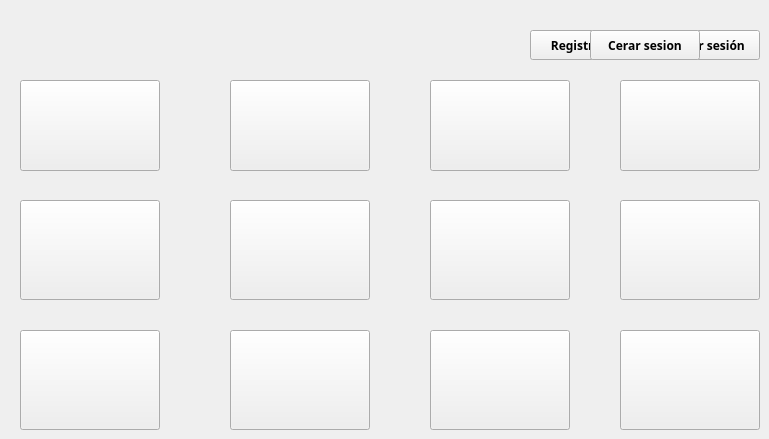
      <widget class="QWidget" name="page">
       <widget class="QPushButton" name="imagen1">
        <property name="geometry">
         <rect>
          <x>20</x>
          <y>80</y>
          <width>140</width>
          <height>91</height>
         </rect>
        </property>
        <property name="cursor">
         <cursorShape>OpenHandCursor</cursorShape>
        </property>
        <property name="styleSheet">
         <string notr="true"/>
        </property>
        <property name="text">
         <string/>
        </property>
        <property name="icon">
         <iconset resource="imagen.qrc">
          <normaloff>:/ /imagen/cancun_optimized.png</normaloff>:/ /imagen/cancun_optimized.png</iconset>
        </property>
        <property name="iconSize">
         <size>
          <width>140</width>
          <height>100</height>
         </size>
        </property>
       </widget>
       <widget class="QPushButton" name="imagen2">
        <property name="geometry">
         <rect>
          <x>230</x>
          <y>80</y>
          <width>140</width>
          <height>91</height>
         </rect>
        </property>
        <property name="cursor">
         <cursorShape>OpenHandCursor</cursorShape>
        </property>
        <property name="styleSheet">
         <string notr="true"/>
        </property>
        <property name="text">
         <string/>
        </property>
        <property name="icon">
         <iconset resource="imagen.qrc">
          <normaloff>:/ /imagen/chiapas_optimized.png</normaloff>:/ /imagen/chiapas_optimized.png</iconset>
        </property>
        <property name="iconSize">
         <size>
          <width>140</width>
          <height>100</height>
         </size>
        </property>
        <property name="shortcut">
         <string/>
        </property>
        <property name="checkable">
         <bool>false</bool>
        </property>
       </widget>
       <widget class="QPushButton" name="imagen3">
        <property name="geometry">
         <rect>
          <x>430</x>
          <y>80</y>
          <width>140</width>
          <height>91</height>
         </rect>
        </property>
        <property name="cursor">
         <cursorShape>OpenHandCursor</cursorShape>
        </property>
        <property name="styleSheet">
         <string notr="true"/>
        </property>
        <property name="text">
         <string/>
        </property>
        <property name="icon">
         <iconset resource="imagen.qrc">
          <normaloff>:/ /imagen/chihuahua_optimized.png</normaloff>:/ /imagen/chihuahua_optimized.png</iconset>
        </property>
        <property name="iconSize">
         <size>
          <width>140</width>
          <height>100</height>
         </size>
        </property>
       </widget>
       <widget class="QPushButton" name="imagen4">
        <property name="geometry">
         <rect>
          <x>620</x>
          <y>80</y>
          <width>140</width>
          <height>91</height>
         </rect>
        </property>
        <property name="cursor">
         <cursorShape>OpenHandCursor</cursorShape>
        </property>
        <property name="styleSheet">
         <string notr="true"/>
        </property>
        <property name="text">
         <string/>
        </property>
        <property name="icon">
         <iconset resource="imagen.qrc">
          <normaloff>:/ /imagen/ciuddaddemexico_optimized.png</normaloff>:/ /imagen/ciuddaddemexico_optimized.png</iconset>
        </property>
        <property name="iconSize">
         <size>
          <width>140</width>
          <height>100</height>
         </size>
        </property>
       </widget>
       <widget class="QPushButton" name="imagen6">
        <property name="geometry">
         <rect>
          <x>230</x>
          <y>200</y>
          <width>140</width>
          <height>100</height>
         </rect>
        </property>
        <property name="cursor">
         <cursorShape>OpenHandCursor</cursorShape>
        </property>
        <property name="styleSheet">
         <string notr="true"/>
        </property>
        <property name="text">
         <string/>
        </property>
        <property name="icon">
         <iconset resource="imagen.qrc">
          <normaloff>:/ /imagen/michoacán_optimized.png</normaloff>:/ /imagen/michoacán_optimized.png</iconset>
        </property>
        <property name="iconSize">
         <size>
          <width>140</width>
          <height>100</height>
         </size>
        </property>
       </widget>
       <widget class="QPushButton" name="imagen7">
        <property name="geometry">
         <rect>
          <x>430</x>
          <y>200</y>
          <width>140</width>
          <height>100</height>
         </rect>
        </property>
        <property name="cursor">
         <cursorShape>OpenHandCursor</cursorShape>
        </property>
        <property name="styleSheet">
         <string notr="true"/>
        </property>
        <property name="text">
         <string/>
        </property>
        <property name="icon">
         <iconset resource="imagen.qrc">
          <normaloff>:/ /imagen/nayarit_optimized.png</normaloff>:/ /imagen/nayarit_optimized.png</iconset>
        </property>
        <property name="iconSize">
         <size>
          <width>140</width>
          <height>100</height>
         </size>
        </property>
       </widget>
       <widget class="QPushButton" name="imagen5">
        <property name="geometry">
         <rect>
          <x>20</x>
          <y>200</y>
          <width>140</width>
          <height>100</height>
         </rect>
        </property>
        <property name="cursor">
         <cursorShape>OpenHandCursor</cursorShape>
        </property>
        <property name="styleSheet">
         <string notr="true"/>
        </property>
        <property name="text">
         <string/>
        </property>
        <property name="icon">
         <iconset resource="imagen.qrc">
          <normaloff>:/ /imagen/jalisco_optimized.png</normaloff>:/ /imagen/jalisco_optimized.png</iconset>
        </property>
        <property name="iconSize">
         <size>
          <width>140</width>
          <height>100</height>
         </size>
        </property>
       </widget>
       <widget class="QPushButton" name="imagen8">
        <property name="geometry">
         <rect>
          <x>620</x>
          <y>200</y>
          <width>140</width>
          <height>100</height>
         </rect>
        </property>
        <property name="cursor">
         <cursorShape>OpenHandCursor</cursorShape>
        </property>
        <property name="styleSheet">
         <string notr="true"/>
        </property>
        <property name="text">
         <string/>
        </property>
        <property name="icon">
         <iconset resource="imagen.qrc">
          <normaloff>:/ /imagen/oaxaca_optimized.png</normaloff>:/ /imagen/oaxaca_optimized.png</iconset>
        </property>
        <property name="iconSize">
         <size>
          <width>140</width>
          <height>100</height>
         </size>
        </property>
       </widget>
       <widget class="QPushButton" name="imagen10">
        <property name="geometry">
         <rect>
          <x>230</x>
          <y>330</y>
          <width>140</width>
          <height>100</height>
         </rect>
        </property>
        <property name="cursor">
         <cursorShape>OpenHandCursor</cursorShape>
        </property>
        <property name="styleSheet">
         <string notr="true"/>
        </property>
        <property name="text">
         <string/>
        </property>
        <property name="icon">
         <iconset resource="imagen.qrc">
          <normaloff>:/ /imagen/puebla_optimized.png</normaloff>:/ /imagen/puebla_optimized.png</iconset>
        </property>
        <property name="iconSize">
         <size>
          <width>140</width>
          <height>100</height>
         </size>
        </property>
       </widget>
       <widget class="QPushButton" name="imagen11">
        <property name="geometry">
         <rect>
          <x>430</x>
          <y>330</y>
          <width>140</width>
          <height>100</height>
         </rect>
        </property>
        <property name="cursor">
         <cursorShape>OpenHandCursor</cursorShape>
        </property>
        <property name="styleSheet">
         <string notr="true"/>
        </property>
        <property name="text">
         <string/>
        </property>
        <property name="icon">
         <iconset resource="imagen.qrc">
          <normaloff>:/ /imagen/veracruz_optimized.png</normaloff>:/ /imagen/veracruz_optimized.png</iconset>
        </property>
        <property name="iconSize">
         <size>
          <width>140</width>
          <height>100</height>
         </size>
        </property>
       </widget>
       <widget class="QPushButton" name="imagen9">
        <property name="geometry">
         <rect>
          <x>20</x>
          <y>330</y>
          <width>140</width>
          <height>100</height>
         </rect>
        </property>
        <property name="cursor">
         <cursorShape>OpenHandCursor</cursorShape>
        </property>
        <property name="styleSheet">
         <string notr="true"/>
        </property>
        <property name="text">
         <string/>
        </property>
        <property name="icon">
         <iconset resource="imagen.qrc">
          <normaloff>:/ /imagen/potosi_optimized.png</normaloff>:/ /imagen/potosi_optimized.png</iconset>
        </property>
        <property name="iconSize">
         <size>
          <width>140</width>
          <height>100</height>
         </size>
        </property>
       </widget>
       <widget class="QPushButton" name="imagen12">
        <property name="geometry">
         <rect>
          <x>620</x>
          <y>330</y>
          <width>140</width>
          <height>100</height>
         </rect>
        </property>
        <property name="cursor">
         <cursorShape>OpenHandCursor</cursorShape>
        </property>
        <property name="styleSheet">
         <string notr="true"/>
        </property>
        <property name="text">
         <string/>
        </property>
        <property name="icon">
         <iconset resource="imagen.qrc">
          <normaloff>:/ /imagen/yucatan_optimized.png</normaloff>:/ /imagen/yucatan_optimized.png</iconset>
        </property>
        <property name="iconSize">
         <size>
          <width>140</width>
          <height>100</height>
         </size>
        </property>
       </widget>
       <widget class="QPushButton" name="resgistrar">
        <property name="geometry">
         <rect>
          <x>530</x>
          <y>30</y>
          <width>110</width>
          <height>30</height>
         </rect>
        </property>
        <property name="font">
         <font>
          <family>Arial Black</family>
          <weight>75</weight>
          <bold>true</bold>
         </font>
        </property>
        <property name="text">
         <string>Registrarse</string>
        </property>
       </widget>
       <widget class="QPushButton" name="iniciarSession">
        <property name="geometry">
         <rect>
          <x>650</x>
          <y>30</y>
          <width>110</width>
          <height>30</height>
         </rect>
        </property>
        <property name="font">
         <font>
          <family>Arial Black</family>
          <weight>75</weight>
          <bold>true</bold>
         </font>
        </property>
        <property name="styleSheet">
         <string notr="true"/>
        </property>
        <property name="text">
         <string>Iniciar sesión</string>
        </property>
       </widget>
       <widget class="QPushButton" name="cerarSesion">
        <property name="geometry">
         <rect>
          <x>590</x>
          <y>30</y>
          <width>110</width>
          <height>30</height>
         </rect>
        </property>
        <property name="font">
         <font>
          <family>Arial Black</family>
          <weight>75</weight>
          <bold>true</bold>
         </font>
        </property>
        <property name="text">
         <string>Cerar sesion</string>
        </property>
       </widget>
      </widget>
